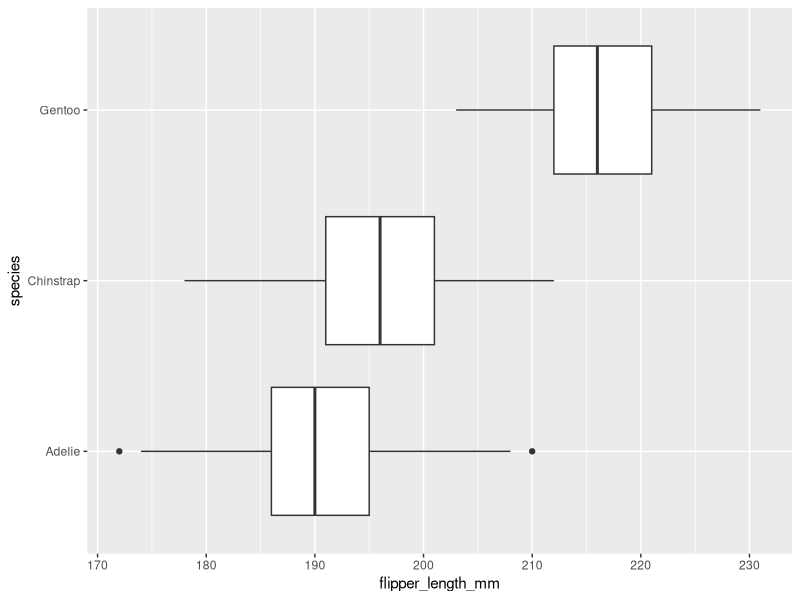
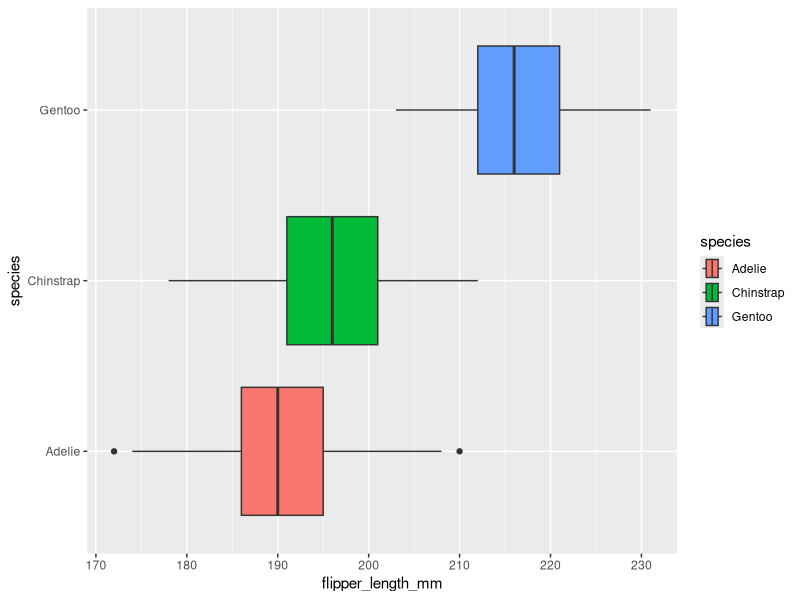
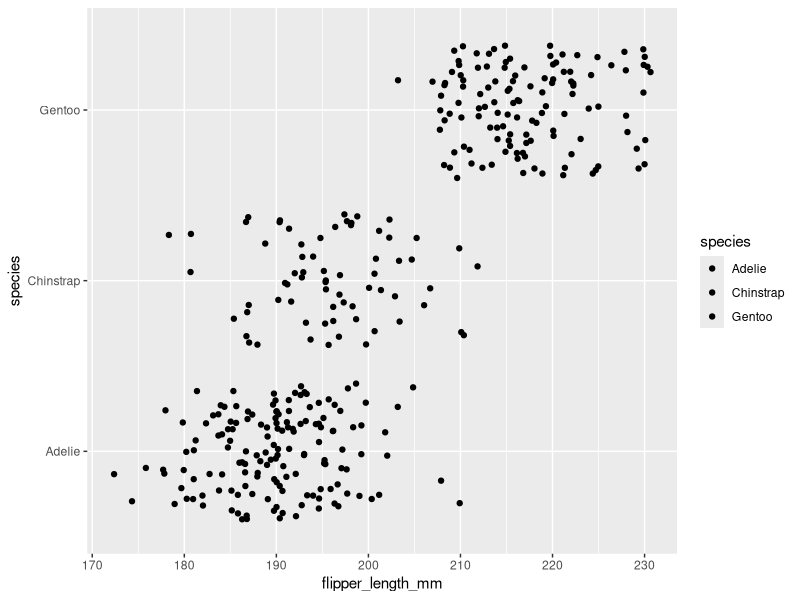

Recreate these plots in R, in order.
## ---- chunk 1
knitr::opts_chunk$set(error = TRUE)
## ---- chunk 2
library(palmerpenguins)
penguins
## ---- chunk 3
library(ggplot2)
## ---- chunk 4
ggplot(data = penguins, mapping = aes(x = flipper_length_mm, y = species)) +
  geom_boxplot()
## ---- chunk 5
ggplot(data = penguins, mapping = aes(x = flipper_length_mm, y = species, fill = species)) +
  geom_boxplot()
## ---- chunk 6
ggplot(data = penguins, mapping = aes(x = flipper_length_mm, y = species, fill = species)) +
  geom_jitter()
## ---- chunk 7

## ---- chunk 8

## ---- chunk 9

## ---- chunk 10

## ---- chunk 11

## ---- chunk 12

## ---- chunk 13

## ---- chunk 14

